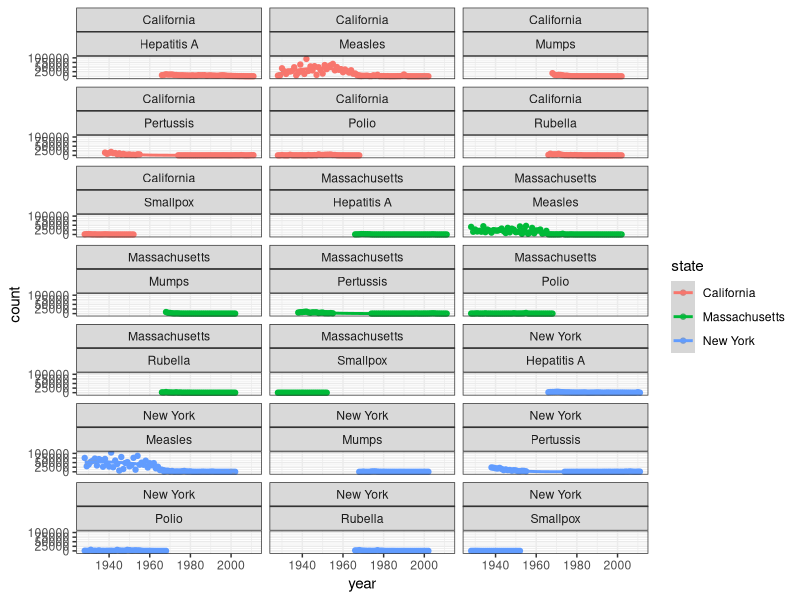

Write the R code that produced this figure.
library(dslabs)
library(dplyr)
library(ggplot2)
ds_theme_set()
data(us_contagious_diseases)
states = c("New York", "California", "Massachusetts")
diseases = c("Polio", "Hepatitis A", "Mumps")

test <- test <- us_contagious_diseases %>% filter(state %in% states)

test %>% ggplot(aes(year, count, color = state)) + geom_point() + geom_smooth() + facet_wrap(state~disease, ncol=3)
